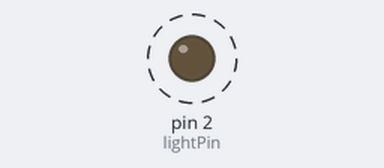
The sketch below on a simulated Arduino Uno, built with avr-gcc and run on an emulated ATmega328P. On the bench: output pins drawn as LEDs (lit = HIGH). Dashed ring = blinking.

Above: at 0.5 s.
Timing chart, 0 to 4.6 s (numbered marks = the images above):
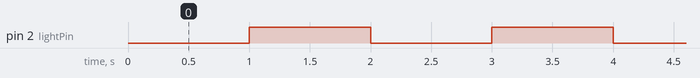

The sketch:

lightBlinkNoDelay.ino
```cpp
/*
  Simple code to blink an LED without using the Delay() function.
*/

double delayTime = 1.0; // The time (in seconds) to flash the light
int lightPin = 2; // The pin the light will be using to flash
unsigned long startTime = 0; // Used to check time

void setup() {
  startTime = millis(); // Set startTime to time
  pinMode(lightPin, OUTPUT); //Prep pin
}

void loop() {
  if (millis() - startTime >= delayTime * 1000 || millis() < startTime) { // Check if the difference between the last loop and now is greater than delay time or if millis is less than startTime (it overflowed)
    digitalWrite(lightPin, !digitalRead(lightPin)); // Set the light to what it is not
    startTime = millis(); // Change the start time
  }
}
```

Measured:
- by itself, pin 2 (lightPin): alternates HIGH for 1.0 s and LOW for 1.0 s
